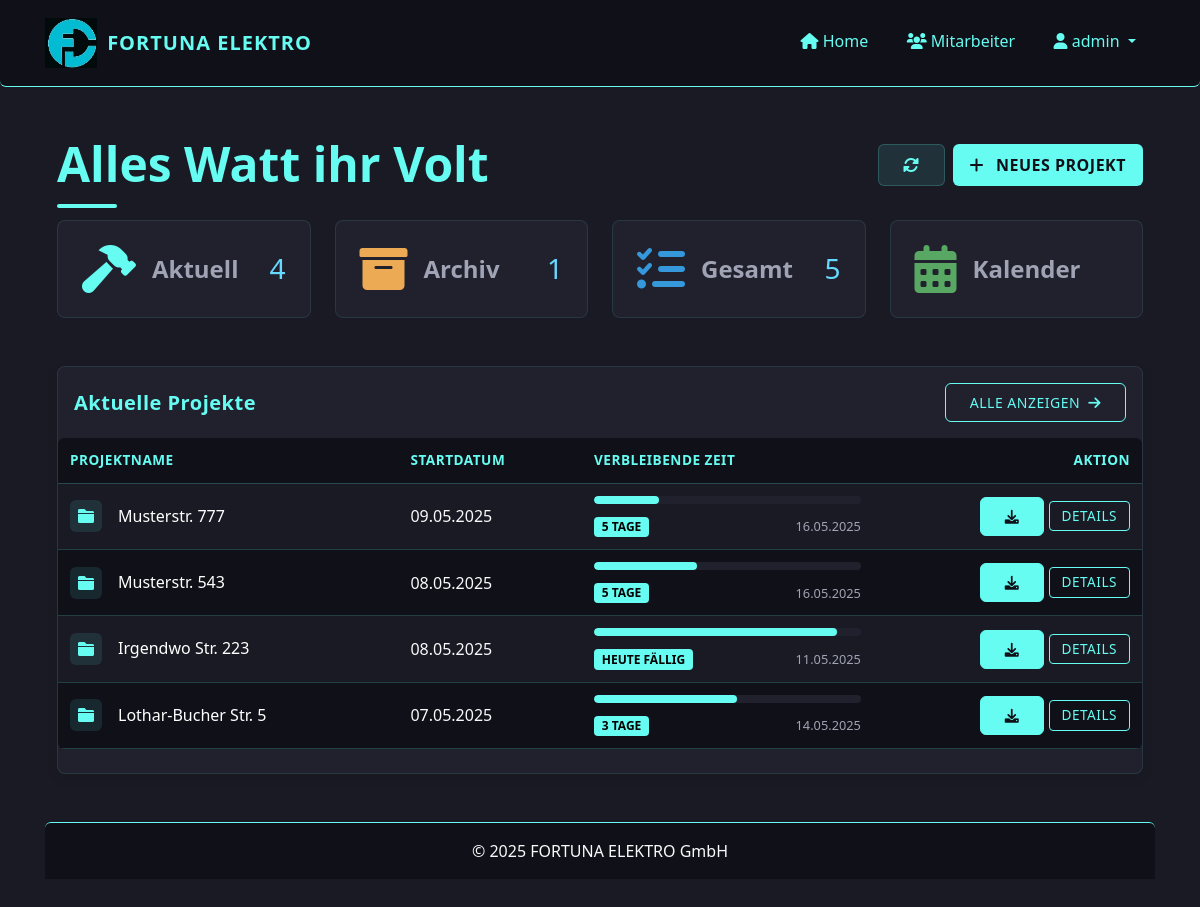
Screenshot of / (signed in) with the database file from the repository.
### app/models/user.py (models this page shows, shortened)
class User(UserMixin, db.Model):
    id = db.Column(db.Integer, primary_key=True)
    username = db.Column(db.String(64), unique=True, nullable=False)
    password_hash = db.Column(db.String(128), nullable=False)
    role = db.Column(db.String(20), nullable=False, default='installateur')  # 'admin' oder 'installateur'
    is_active = db.Column(db.Boolean, default=True)
    created_at = db.Column(db.DateTime, default=datetime.utcnow)
    projects = db.relationship('Project', backref='creator', lazy='dynamic')
    files = db.relationship('File', backref='uploader', lazy='dynamic')
    timesheets = db.relationship('Timesheet', backref='employee', lazy='dynamic')
    def is_admin(self):
        return self.role == 'admin'

### app/models/project.py (models this page shows, shortened)
class Project(db.Model):
    id = db.Column(db.Integer, primary_key=True)
    name = db.Column(db.String(128), nullable=False)  # Adresse als Projektname
    description = db.Column(db.Text)
    start_date = db.Column(db.DateTime, default=datetime.utcnow)
    end_date = db.Column(db.DateTime)
    status = db.Column(db.String(20), default='in_bearbeitung')  # 'in_bearbeitung', 'abgeschlossen', 'archiviert'
    creator_id = db.Column(db.Integer, db.ForeignKey('user.id'))
    files = db.relationship('File', backref='project', lazy='dynamic', cascade='all, delete-orphan')
    timesheets = db.relationship('Timesheet', backref='project', lazy='dynamic', cascade='all, delete-orphan')
    def is_overdue(self):
        if not self.end_date:
            return False
        return self.end_date < datetime.now()
    def days_remaining(self):
        if not self.end_date:
            return None
        today = datetime.now()
        delta = (self.end_date.date() - today.date()).days
        return delta
    def get_progress_percentage(self):
        if not self.end_date or not self.start_date:
            return 0
        now = datetime.now()
        if isinstance(self.start_date, datetime) and isinstance(self.end_date, datetime):
            total_duration = (self.end_date - self.start_date).total_seconds()
            elapsed_time = (now - self.start_date).total_seconds()
        if elapsed_time >= total_duration:
            return 100
        progress = (elapsed_time / total_duration) * 100
        return round(progress, 1)  # Auf eine Dezimalstelle runden

### app/routes/dashboard.py (the view)
@dashboard.route('/')
@login_required
def index():
    in_progress = Project.query.filter_by(status='in_bearbeitung').order_by(Project.start_date.desc()).all()
    archived = Project.query.filter_by(status='archiviert').order_by(Project.start_date.desc()).all()
    now = datetime.now()
    return render_template(
        'dashboard/index.html',
        title='Dashboard',
        in_progress=in_progress,
        archived=archived,
        now=now  # Add this line to pass the current datetime
    )

### app/templates/dashboard/index.html (shortened to what this page needs)
{% extends "base.html" %}
{% block content %}
<link rel="stylesheet" href="{{ url_for('static', filename='css/calendar.css') }}">
<link rel="stylesheet" href="{{ url_for('static', filename='css/home.css') }}">
<link rel="stylesheet" href="{{ url_for('static', filename='css/project-modal.css') }}">
<link rel="stylesheet" href="{{ url_for('static', filename='css/card_mobile.css') }}">
<link href="https://cdnjs.cloudflare.com/ajax/libs/font-awesome/6.0.0/css/all.min.css" rel="stylesheet">
<div class="container-fluid py-4">
    <div class="d-flex flex-column flex-md-row justify-content-between align-items-start align-items-md-center mb-4 gap-3">
        <div class="position-relative">
            <div class="dashboard-heading-decoration"></div>
            <h4 class="fw-bold mb-1 display-5 position-relative">Alles Watt ihr Volt</h4>
        </div>
        <div class="d-flex">
            <a href="{{ url_for('dashboard.index') }}" class="btn btn-light me-2 btn-refresh" aria-label="Aktualisieren">
                <i class="fas fa-sync-alt"></i>
            </a>
            <a href="{{ url_for('projects.new_project') }}" class="btn btn-neues-projekt">
                <i class="fas fa-plus me-1"></i> NEUES PROJEKT
            </a>
        </div>
    </div>
<div class="row g-4 mb-5">
    <div class="col-12 col-sm-6 col-lg-3">
        <div class="card h-100 border-0 shadow-hover stat-card custom-stat-card" data-bs-toggle="modal" data-bs-target="#projectsModal" data-tab-target="in-progress-tab">
            <div class="card-body p-4">
                <div class="d-flex align-items-center justify-content-between">
                    <div class="d-flex align-items-center gap-3">
                        <i class="fas fa-hammer fa-3x text-primary"></i>
                        <span class="text-muted fw-bold fs-4">Aktuell</span>
                    </div>
                    <h3 class="mb-0">{{ in_progress|length }}</h3>
                </div>
            </div>
        </div>
    </div>
    <div class="col-12 col-sm-6 col-lg-3">
        <div class="card h-100 border-0 shadow-hover stat-card custom-stat-card" data-bs-toggle="modal" data-bs-target="#projectsModal" data-tab-target="archived-tab">
            <div class="card-body p-4">
                <div class="d-flex align-items-center justify-content-between">
                    <div class="d-flex align-items-center gap-3">
                        <i class="fas fa-archive fa-3x text-warning"></i>
                        <span class="text-muted fw-bold fs-4">Archiv</span>
                    </div>
                    <h3 class="mb-0">{{ archived|length }}</h3>
                </div>
            </div>
        </div>
    </div>
    <div class="col-12 col-sm-6 col-lg-3">
        <div class="card h-100 border-0 shadow-hover stat-card custom-stat-card" data-bs-toggle="modal" data-bs-target="#projectsModal" data-tab-target="all-tab">
            <div class="card-body p-4">
                <div class="d-flex align-items-center justify-content-between">
                    <div class="d-flex align-items-center gap-3">
                        <i class="fas fa-tasks fa-3x text-info"></i>
                        <span class="text-muted fw-bold fs-4">Gesamt</span>
                    </div>
                    <h3 class="mb-0">{{ (in_progress|length) + (completed|length) + (archived|length) }}</h3>
                </div>
            </div>
        </div>
    </div>
    <div class="col-12 col-sm-6 col-lg-3">
        <div class="card h-100 border-0 shadow-hover stat-card custom-stat-card" data-bs-toggle="modal" data-bs-target="#projectsModal" data-tab-target="calendar-tab">
            <div class="card-body p-4">
                <div class="d-flex align-items-center justify-content-between">
                    <div class="d-flex align-items-center gap-3">
                        <i class="fas fa-calendar-alt fa-3x text-success"></i>
                        <span class="text-muted fw-bold fs-4">Kalender</span>
                    </div>
                </div>
            </div>
        </div>
    </div>
</div>
<div class="row mb-4">
    <div class="col-12">
        <div class="card border-0 shadow-hover aktuelle-projekte">
            <div class="card-header border-0 py-3">
                <div class="d-flex justify-content-between align-items-center w-100">
                    <h5 class="mb-0">Aktuelle Projekte</h5>
                    <button class="btn btn-sm btn-outline-primary" data-bs-toggle="modal" data-bs-target="#projectsModal">
                        Alle anzeigen <i class="fas fa-arrow-right ms-1"></i>
                    </button>
                </div>
            </div>
            <div class="card-body p-0">
                {% if in_progress %}
                <div class="table-responsive">
                    <table class="table table-hover align-middle mb-0">
                        <thead>
                            <tr>
                                <th>Projektname</th>
                                <th class="d-none d-md-table-cell">Startdatum</th>
                                <th class="d-none d-lg-table-cell">Verbleibende Zeit</th>
                                <th class="text-end">Aktion</th>
                            </tr>
                        </thead>
                        <tbody>
                            {% for project in in_progress[:5] %}
                                <tr>
                                    <td>
                                        <div class="d-flex align-items-center">
                                            <div class="project-icon me-3">
                                                <i class="fas fa-folder" style="color: var(--accent);"></i>
                                            </div>
                                            <div>
                                                <h6 class="mb-0" style="color: white;">{{ project.name }}</h6>
                                            </div>
                                        </div>
                                    </td>
                                    <td class="d-none d-md-table-cell text-light">{{ project.start_date.strftime('%d.%m.%Y') }}</td>
                                    <td class="d-none d-lg-table-cell">
                                        {% if project.end_date %}
                                            <div class="progress-container">
                                                <div class="progress-wrapper">
                                                    <div class="progress" style="height: 8px; background-color: var(--primary-light);">
                                                        <div class="progress-bar" role="progressbar"
                                                            style="width: {{ project.get_progress_percentage() }}%; background-color: var(--accent);"
                                                            aria-valuenow="{{ project.get_progress_percentage() }}" aria-valuemin="0" aria-valuemax="100">
                                                        </div>
                                                    </div>
                                                    <div class="date-time-container">
                                                        <span class="badge bg-info countdown-badge" style="color: #000 !important; font-weight: bold;">
                                                            {% if project.is_overdue() %}
                                                                Überfällig
                                                            {% elif project.days_remaining() == 0 %}
                                                                Heute fällig
                                                            {% elif project.days_remaining() == 1 %}
                                                                1 Tag
                                                            {% else %}
                                                                {{ project.days_remaining() }} Tage
                                                            {% endif %}
                                                        </span>
                                                        <span class="end-date date-text text-muted">{{ project.end_date.strftime('%d.%m.%Y') }}</span>
                                                    </div>
                                                </div>
                                            </div>
                                        {% else %}
                                            <div class="d-flex align-items-center">
                                                <span class="badge bg-secondary">Kein Enddatum</span>
                                            </div>
                                        {% endif %}
                                    </td>
                                    <td class="text-end">
                                        <a href="{{ url_for('files.download_project', project_id=project.id) }}" class="btn btn-sm btn-primary">
                                            <i class="fas fa-download"></i>
                                        </a>
                                        <a href="{{ url_for('projects.view_project', project_id=project.id) }}" class="btn btn-sm btn-outline-primary details">
                                            Details
                                        </a>
                                    </td>
                                </tr>
                            {% endfor %}
                        </tbody>
                    </table>
                </div>
                {% endif %}
            </div>
        </div>
    </div>
</div>
                        {% set all_projects = in_progress + archived %}
{% endblock %}

### app/templates/base.html (shortened to what this page needs)
<!DOCTYPE html>
<html lang="de">
<head>
    <link href="https://cdn.jsdelivr.net/npm/bootstrap@5.3.0/dist/css/bootstrap.min.css" rel="stylesheet">
    <link rel="stylesheet" href="https://cdn.jsdelivr.net/npm/bootstrap-icons@1.11.1/font/bootstrap-icons.css">
    <link rel="stylesheet" href="https://cdnjs.cloudflare.com/ajax/libs/font-awesome/6.0.0/css/all.min.css">
    <link rel="stylesheet" href="{{ url_for('static', filename='css/responsive.css') }}">
</head>
<body>
    <nav class="navbar navbar-expand-lg navbar-dark mb-4">
        <div class="container">
            <a class="navbar-brand d-flex align-items-center" href="{{ url_for('dashboard.index') }}">
                <img src="{{ url_for('static', filename='img/logo.jpg') }}" alt="Fortuna Elektro Logo">
                <span>FORTUNA ELEKTRO</span>
            </a>
            <div class="collapse navbar-collapse" id="navbarNav">
                <ul class="navbar-nav ms-auto">
                    {% if current_user.is_authenticated %}
                        <li class="nav-item">
                            <a class="nav-link" href="{{ url_for('dashboard.index') }}">
                                <i class="fas fa-home"></i> Home
                            </a>
                        </li>
                        {% if current_user.is_admin() %}
                            <li class="nav-item">
                                <a class="nav-link" href="{{ url_for('admin.list_users') }}">
                                    <i class="fas fa-users"></i> Mitarbeiter
                                </a>
                            </li>
                        {% endif %}
                        <li class="nav-item dropdown">
                            <a class="nav-link dropdown-toggle" href="#" role="button" data-bs-toggle="dropdown">
                                <i class="fas fa-user"></i> {{ current_user.username }}
                            </a>
                        </li>
                    {% else %}
                        <li class="nav-item">
                            <a class="nav-link" href="{{ url_for('auth.login') }}">
                                <i class="fas fa-sign-in-alt"></i> Anmelden
                            </a>
                        </li>
                    {% endif %}
                </ul>
            </div>
        </div>
    </nav>
    <div class="container content-container">
        {% block content %}{% endblock %}
    </div>
    <footer class="footer mt-auto py-3">
        <div class="container text-center">
            <span class="text-light">&copy; 2025 FORTUNA ELEKTRO GmbH</span>
        </div>
    </footer>
</body>
</html>

### rows the page displays
User: username "admin"
Project: name "Musterstr. 777", start_date "09.05.2025", days_remaining "5", end_date "16.05.2025"
Project: name "Musterstr. 543", start_date "08.05.2025", days_remaining "5", end_date "16.05.2025"
Project: name "Irgendwo Str. 223", start_date "08.05.2025", shows "HEUTE FÄLLIG", end_date "11.05.2025"
Project: name "Lothar-Bucher Str. 5", start_date "07.05.2025", days_remaining "3", end_date "14.05.2025"

### other values shown
{{ in_progress|length }} "4"
{{ archived|length }} "1"
{{ (in_progress|length) + (completed|length) + (archived|length) }} "5"
